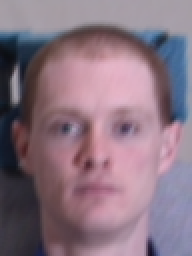
%> input picture face_deblurring_code_v1/find_structures_code/data_sets_part_5/im16_ker01_blur.png, 96 x 128 px, shrunk from 240 x 320 before the run (shown 2 times larger)
$ octave test_scale_rotation_v2.m   (GNU Octave 9; MATLAB toolbox functions it lacks are replaced by stand-ins)
%> lines starting %> are read from the running program, lines starting %| are printed output that depends on the picture
clc;
clear all;
close all;
addpath(genpath('fitting_function'));
inpath = '.\Training\*.png';
dir_im = dir(inpath);
dx = [-1 1; 0 0];
dy = [-1 0; 1 0];
testImg = imread('data_sets_part_5/im16_ker01_blur.png');
%> testImg is the input picture: size 128x96x3 uint8; mean R, G, B 137.1, 115.3, 129
figure; imshow(testImg)
ori_test = double(testImg);
testImg = imresize(testImg,[size(testImg,1), size(testImg,2)]/2,'bilinear');
%> testImg: size 64x48x3 uint8
if size(testImg,3) == 3
    testImg = rgb2gray(testImg);
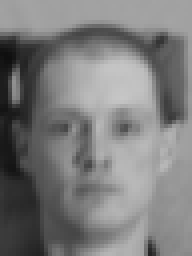
%> testImg: size 64x48 uint8 (shown 4 times larger); min 15, max 198, mean 123.4
end
testImg = im2double(testImg);
%> testImg: size 64x48 double
[Imgx, Imgy] = gradient(testImg);
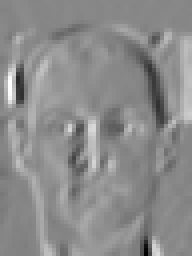
%> Imgx: size 64x48 double (shown 4 times larger); min -0.251, max 0.222, mean 0.0083; drawn with min black and max white
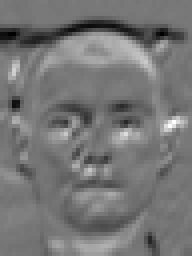
%> Imgy: size 64x48 double (shown 4 times larger); min -0.163, max 0.182, mean -0.00292; drawn with min black and max white
Imgx = Imgx./norm(Imgx(:));
Imgy = Imgy./norm(Imgy(:));
test_grad = [Imgx(:); Imgy(:)];
%> test_grad = 6144 values, max 0.099 at index 149, min -0.112 at index 2368, mean 0.00111
%%
val = zeros(length(dir_im),5);
for i =1:length(dir_im)
    imName = dir_im(i).name;%
    I = imread([inpath(1:end - 5) imName]);
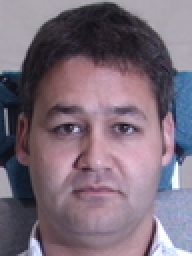
%> input picture face_deblurring_code_v1/find_structures_code/Training/002_01_01_051_05.png, 96 x 128 px, shrunk from 240 x 320 before the run (shown 2 times larger)
%> I is the input picture: size 128x96x3 uint8; mean R, G, B 123.1, 108, 121.6
    count  = 1;
    rot_angle = [-10,-9 -8, -7, - 6, -5, -4, -3, -2, -1, 0, ...
        1, 2, 3, 4, 5, 6, 7, 8, 9 ,10];
%rot_angle = 0;
    for rot_idx = rot_angle
        I = imresize(I,[size(testImg,1), size(testImg,2)],'bilinear');
        I_rot = imrotate(I,rot_idx,'bilinear','crop');
        if size(I,3) == 3
            I_rot = rgb2gray(I_rot);
        end
        I_rot= im2double(I_rot);
        %% For scale
        scale_range = 0.5:0.5:2;
        for scale_idx = scale_range
            I_rot_scale = imresize(I_rot,[size(I_rot,1), size(I_rot,2)]*scale_idx,'bilinear');
            [Ix, Iy] = gradient(I_rot_scale);
            tt1x = Ix;%.*Mask;
            tt1y = Iy;%.*Mask;
            tt1x = tt1x./norm(tt1x(:));
            tt1y = tt1y./norm(tt1y(:));
            val(i, count, count) = gradient_similarity([Imgx(:); Imgy(:)] ,[tt1x(:);tt1y(:)]);
            count = count + 1;
        end
    end
%> this loop made 21 passes
%> pass 1, `I = imresize(I,[size(testImg,1), size(testImg,2)],'bilinear');`:
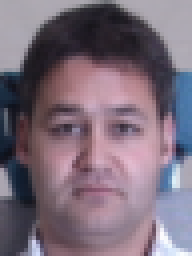
%> I: size 64x48x3 uint8 (shown 4 times larger); mean R, G, B 123, 108, 121.6
%> pass 1, `I_rot = imrotate(I,rot_idx,'bilinear','crop');`:
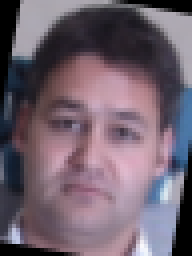
%> I_rot: size 64x48x3 uint8 (shown 4 times larger); mean R, G, B 112.1, 97.1, 109.6
%> pass 1, `I_rot = rgb2gray(I_rot);`:
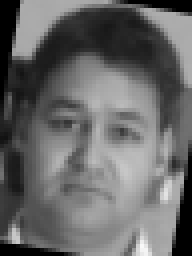
%> I_rot: size 64x48 uint8 (shown 4 times larger); min 0, max 248, mean 103
%> after the loop, count = 85
    i
end
[VALS, IDX] = sort(val,'descend');
% save('ori_val','val');
% save('VALS','VALS');
% save('IDX','IDX');
